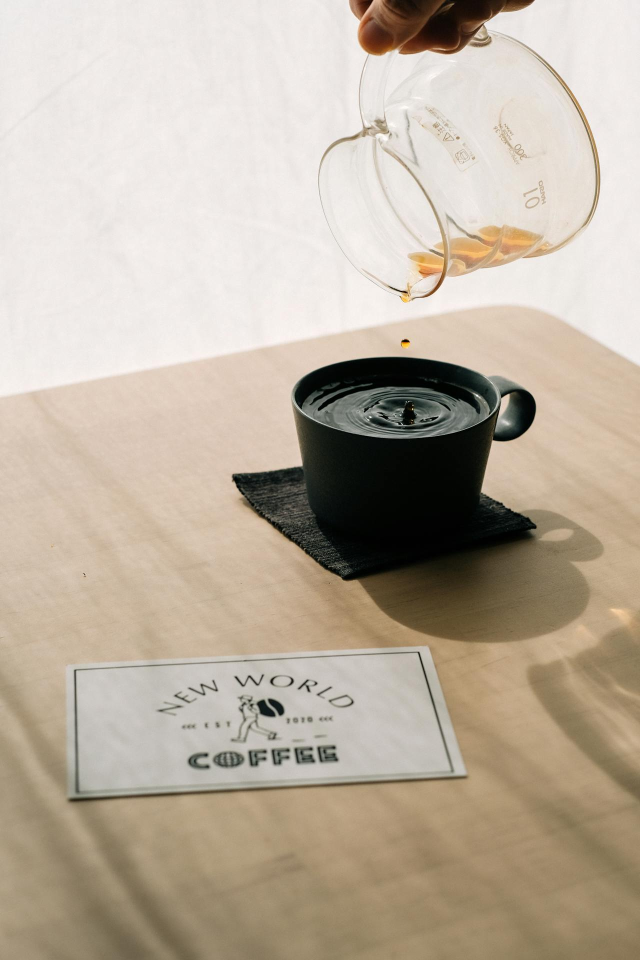
#> input picture images/card.jpg, 1280 x 1920 px (shown at 1/2 size)
$ jupyter execute mini_project_1.ipynb
#> lines starting #> are read from the running program, lines starting #| are printed output that depends on the picture
## 미니 프로젝트1 : 반자동 문서 스캐너

[cell 1]
# setting
import cv2
import numpy as np
DEFAULT_IMAGE_PATH = "../images/card.jpg"
DEFAULT_VIDEO_PATH = "../videos/dog.mp4"
print("setting complete")

### 1. 마우스 이벤트 등록

[cell 2]
img = cv2.imread(DEFAULT_IMAGE_PATH)
#> img is the input picture: shape (1920, 1280, 3); mean B, G, R 159.5, 175.4, 187.3

def mouse_handler(event, x, y, flags, param):
  if event == cv2.EVENT_LBUTTONDOWN:
    print("왼쪽 클릭?")

# img라는 이름의 윈도우를 미리 생성 -> 여기에 마우스 이벤트 핸들러 적용
cv2.namedWindow("img")
cv2.setMouseCallback("img", mouse_handler)
dst = cv2.resize(img, None, fx=0.5, fy=0.5)
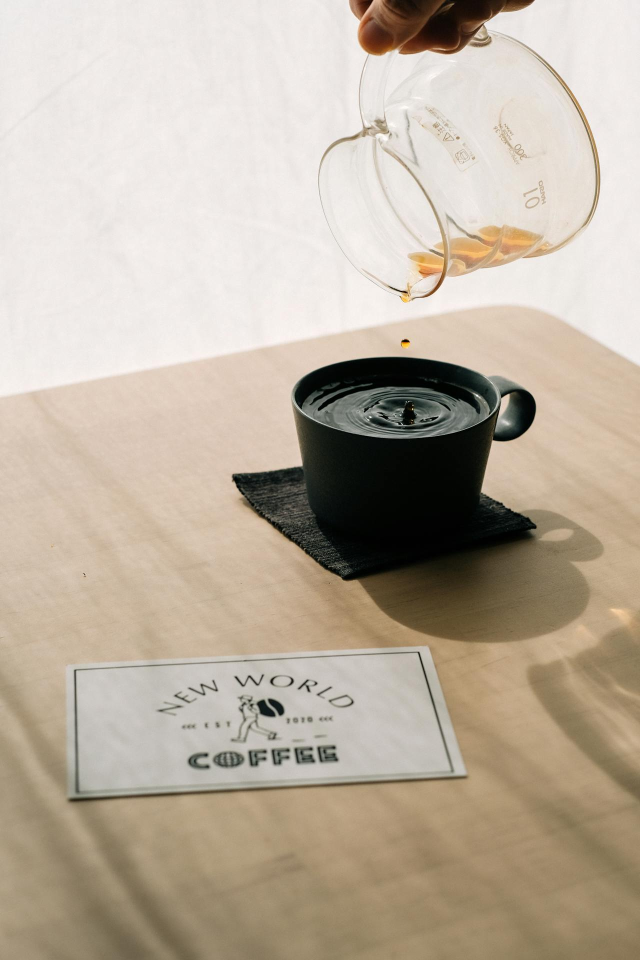
#> dst: shape (960, 640, 3); mean B, G, R 159.6, 175.5, 187.4
cv2.imshow("img", dst)
cv2.waitKey(0)
cv2.destroyAllWindows()


$ run again, with images/newspaper.jpg copied over images/card.jpg
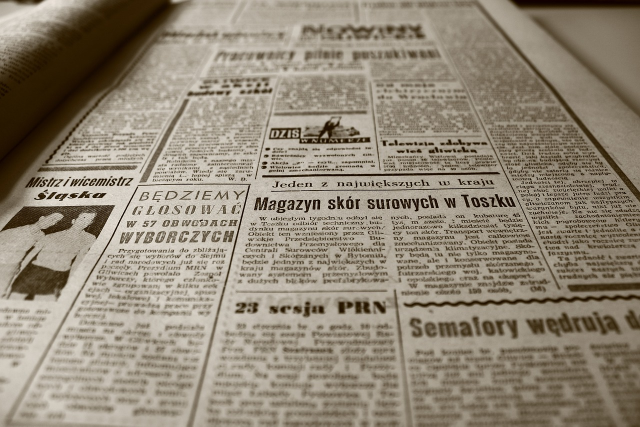
#> input picture images/newspaper.jpg, 1280 x 853 px (shown at 1/2 size)
#> img is the input picture: shape (853, 1280, 3); mean B, G, R 118.6, 135.1, 145.4
#> `dst = cv2.resize(img, None, fx=0.5, fy=0.5)`:
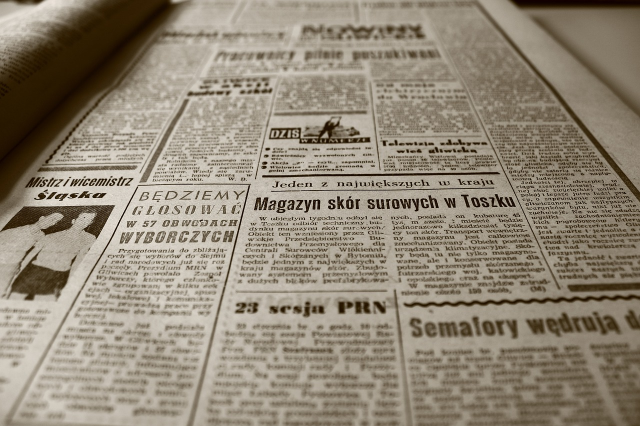
#> dst: shape (426, 640, 3); mean B, G, R 118.7, 135.3, 145.5
